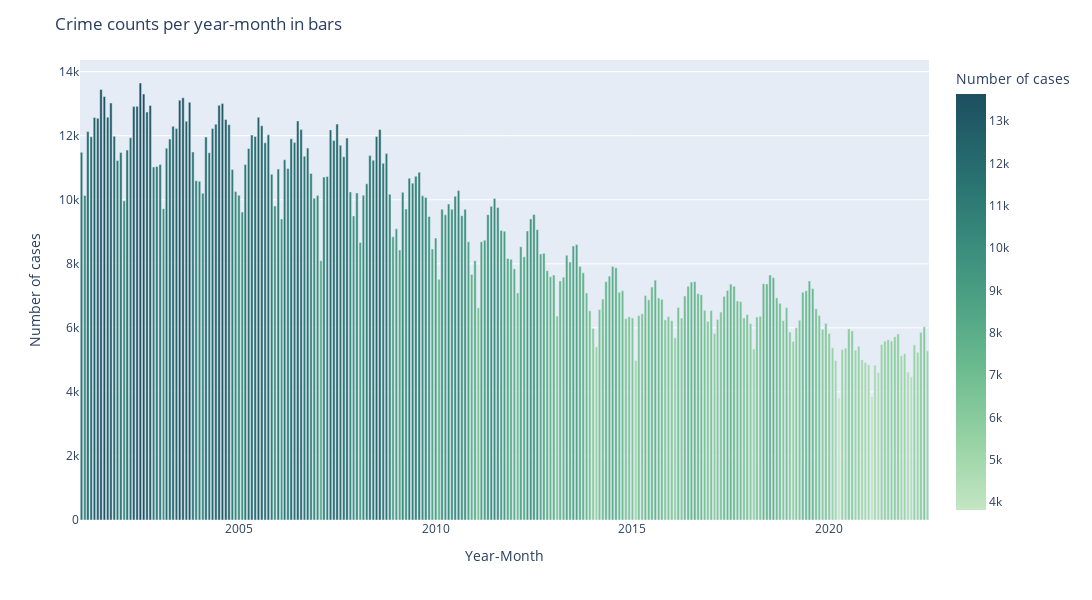

Notebook source saved alongside this figure:
### Markdown cell above
BY BAR

### Code cell
fig = px.bar(
    cases,
    x="Year-Month",
    y="Number of cases",
    hover_data=["Year", "Month", "Number of cases"],
    color="Number of cases",
    height=600,
    width=1400,
    color_continuous_scale=px.colors.sequential.Blugrn

)
fig.update_layout(title_text='Crime counts per year-month in bars')
fig.show()

### Figure 1 — Plotly figure (JSON) as saved in the notebook; plotly's stock layout.template omitted (floating-point values rounded to 4 significant figures; data arrays with more than 128 entries replaced by an {"elided": "..."} marker saying what was removed)
{"data": [{"alignmentgroup": "True", "customdata": {"elided": "259x2 str values"}, "hovertemplate": "Year-Month=%{x}<br>Number of cases=%{marker.color}<br>Year=%{customdata[0]}<br>Month=%{customdata[1]}<extra></extra>", "legendgroup": "", "marker": {"color": {"elided": "259 int values"}, "coloraxis": "coloraxis", "pattern": {"shape": ""}}, "name": "", "offsetgroup": "", "orientation": "v", "showlegend": false, "textposition": "auto", "type": "bar", "x": {"elided": "259 str values"}, "xaxis": "x", "y": {"elided": "259 int values"}, "yaxis": "y"}], "layout": {"barmode": "relative", "coloraxis": {"colorbar": {"title": {"text": "Number of cases"}}, "colorscale": [[0, "rgb(196, 230, 195)"], [0.1667, "rgb(150, 210, 164)"], [0.3333, "rgb(109, 188, 144)"], [0.5, "rgb(77, 162, 132)"], [0.6667, "rgb(54, 135, 122)"], [0.8333, "rgb(38, 107, 110)"], [1, "rgb(29, 79, 96)"]]}, "height": 600, "legend": {"tracegroupgap": 0}, "margin": {"t": 60}, "title": {"text": "Crime counts per year-month in bars"}, "width": 1400, "xaxis": {"anchor": "y", "domain": [0, 1], "title": {"text": "Year-Month"}}, "yaxis": {"anchor": "x", "domain": [0, 1], "title": {"text": "Number of cases"}}}}
